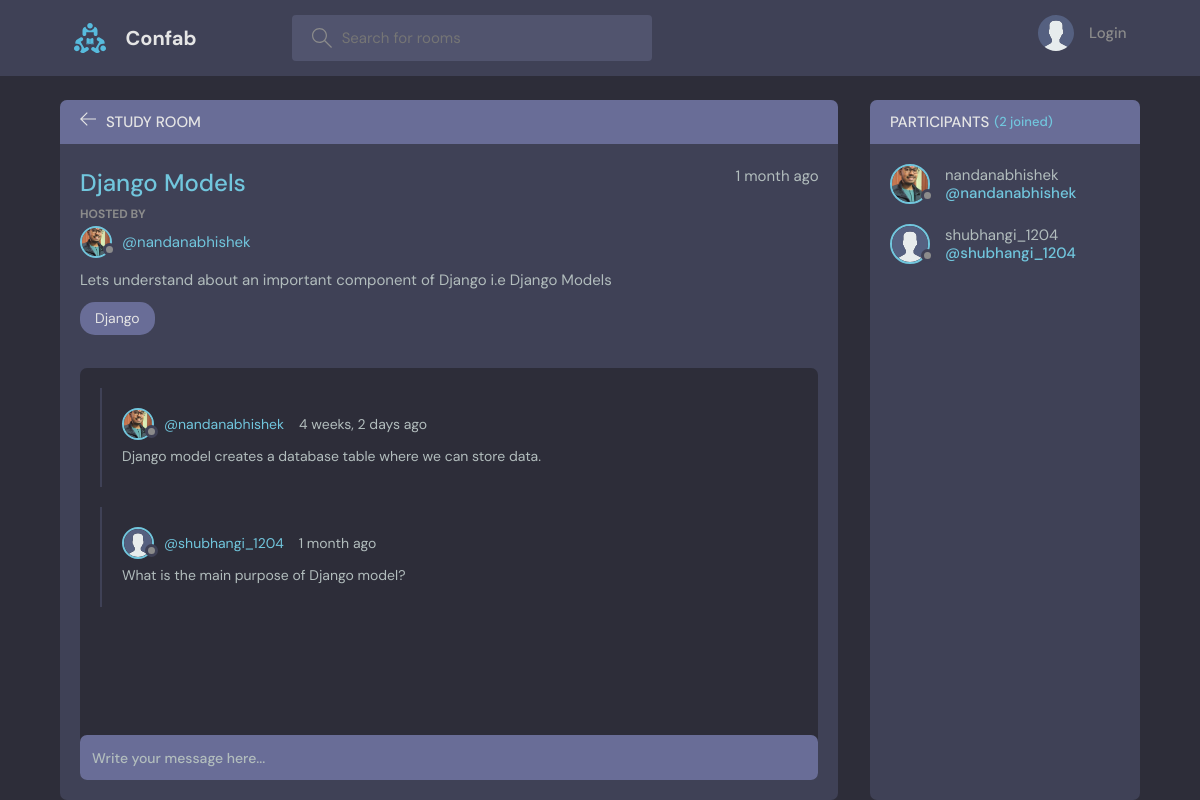
The app's page /room/2 with its own data.
### base/models.py (models this page shows, shortened)
class Room(models.Model):
    host = models.ForeignKey(User, on_delete=models.SET_NULL, null=True)
    topic = models.ForeignKey(Topic, on_delete=models.SET_NULL, null=True)
    name = models.CharField(max_length=200)
    description = models.TextField(null=True, blank=True)
    participants = models.ManyToManyField(User, related_name='participants', blank=True)
    updated = models.DateTimeField(auto_now=True)
    created = models.DateTimeField(auto_now_add=True)
    class Meta:
        ordering = ['-updated', '-created']

class User(AbstractUser):
    name = models.CharField(max_length=50, null=True)
    email = models.EmailField(unique=True, null=True)
    bio = models.TextField(null=True)
    avatar = models.ImageField(null=True, default="avatar.svg")
    url_fb = models.URLField(null=True, blank=True, verbose_name='Url-Facebook')
    url_insta = models.URLField(null=True, blank=True, verbose_name='Url-Instagram')
    url_linkedin = models.URLField(null=True, blank=True, verbose_name='Url-Linkedin')
    url_git = models.URLField(null=True, blank=True, verbose_name='Url-GitHub')
    USERNAME_FIELD = 'email'
    REQUIRED_FIELDS = []

class Topic(models.Model):
    name = models.CharField(max_length=200)
    def __str__(self):
        return self.name

class Message(models.Model):
    user = models.ForeignKey(User, on_delete=models.CASCADE)
    room = models.ForeignKey(Room, on_delete=models.CASCADE)
    body = models.TextField()
    updated = models.DateTimeField(auto_now=True)
    created = models.DateTimeField(auto_now_add=True)
    class Meta:
        ordering = ['-updated', '-created']

### base/views.py (the view, shortened to what this page needs)
# urls.py: path('room/<str:pk>', views.room, name='room'),
def room(request, pk):
    room = Room.objects.get(id=pk)
    room_messages = room.message_set.all().order_by('-created') # to give us the set of messages that belongs to this specific room
    participants = room.participants.all()
    context={'room':room, 'room_messages': room_messages, 'participants': participants}
    return render(request, 'base/room.html', context)

### base/templates/base/room.html (shortened to what this page needs)
{% extends 'main.html' %}
{% block content %}
<main class="profile-page layout layout--2">
  <div class="container">
    <div class="room">
      <div class="room__top">
        <div class="room__topLeft">
          <a href="{% url 'home' %}">
            <svg version="1.1" xmlns="http://www.w3.org/2000/svg" width="32" height="32" viewBox="0 0 32 32">
              <title>arrow-left</title>
              <path
                d="M13.723 2.286l-13.723 13.714 13.719 13.714 1.616-1.611-10.96-10.96h27.625v-2.286h-27.625l10.965-10.965-1.616-1.607z"></path>
              </path>
            </svg>
          </a>
          <h3>Study Room</h3>
        </div>
      </div>
      <div class="room__box scroll">
        <div class="room__header scroll">
          <div class="room__info">
            <h3>{{room.name}}</h3>
            <span>{{room.created|timesince}} ago<span>
          </div>
          <div class="room__hosted">
            <p>Hosted By</p>
            <a href="{% url 'user-profile' room.host.id %}" class="room__author">
              <div class="avatar avatar--small">
                <img src="{{room.host.avatar.url}}" />
              </div>
              <span>@{{room.host.username}}</span>
            </a>
          </div>
          <div class="room__details">
              {{room.description}}
          </div>
          <span class="room__topics">{{room.topic}}</span>
        </div>
        <div class="room__conversation">
          <div class="threads scroll">
            {% for message in room_messages %}
            <div class="thread">
              <div class="thread__top">
                <div class="thread__author">
                  <a href="{% url 'user-profile' message.user.id %}" class="thread__authorInfo">
                    <div class="avatar avatar--small">
                      <img src="{{message.user.avatar.url}}" />
                    </div>
                    <span>@{{message.user.username}}</span>
                  </a>
                  <span class="thread__date">{{message.created|timesince}} ago</span>
                </div>
              </div>
              <div class="thread__details">
                {{message.body}}
              </div>
            </div>
            {% endfor %}
          </div>
        </div>
      </div>
      <div class="room__message">
        <form action="" method="POST">
          <input name="body" placeholder="Write your message here..." /></form>
      </div>
    </div>
    <div class="participants">
      <h3 class="participants__top">Participants <span>({{participants.count}} joined)</span></h3>
      <div class="participants__list scroll">
        {% for user in participants %}
        <a href="{% url 'user-profile' user.id %}" class="participant">
          <div class="avatar avatar--medium">
            <img src="{{user.avatar.url}}" />
          </div>
          <p>
            {{user.username}}
            <span>@{{user.username}}</span>
          </p>
        </a>
        {% endfor %}
      </div>
    </div>
  </div>
</main>
{% endblock content %}

### records on screen
Room: name "Django Models", created "1 month", host.avatar (picture), host.username "nandanabhishek", description "Lets understand about an important component of Django i.e Django Models", topic "Django"
Message: user.avatar (picture), user.username "nandanabhishek", created "4 weeks, 2 days", body "Django model creates a database table where we can store data."
Message: user.avatar (placeholder picture), user.username "shubhangi_1204", created "1 month", body "What is the main purpose of Django model?"
User: avatar (picture), username "nandanabhishek"
User: avatar (placeholder picture), username "shubhangi_1204"

### other values on screen
{{ participants.count }} "2"
